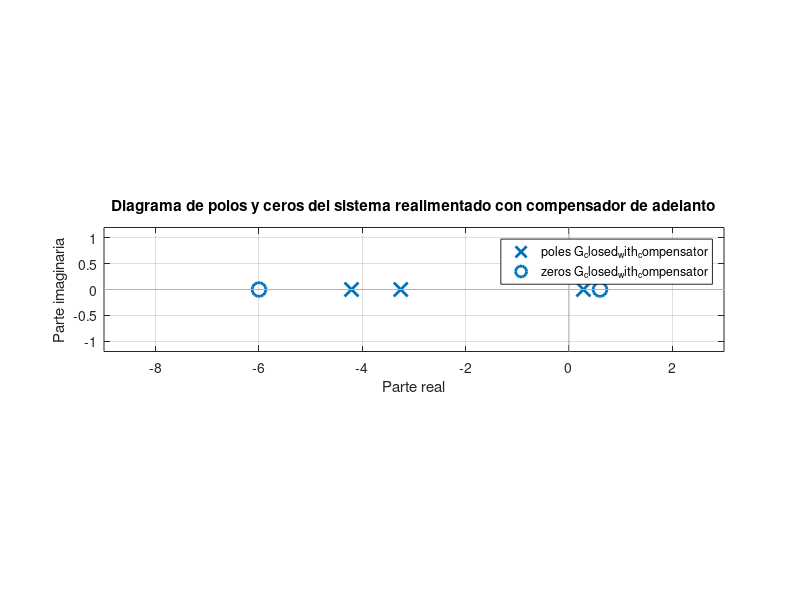
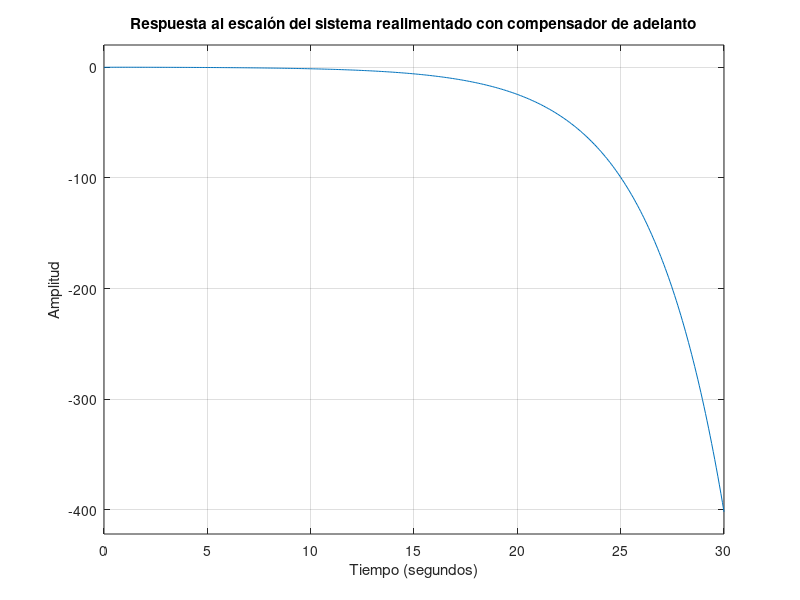
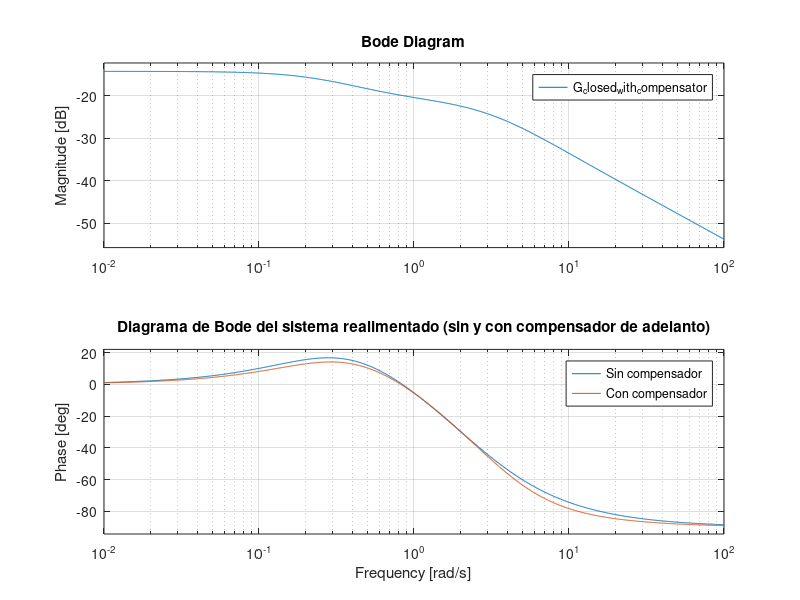

The MATLAB source for these figures, in order:
% Parámetros del sistema original
K = 12.7767; % Ganancia del controlador
sensor_gain = 6.36; % Ganancia del sensor

% Numeradores y denominadores de los sistemas
num_sensor = sensor_gain;
den_sensor = 1;

num_proceso = 0.28;
den_proceso = 5;

num_dinamica = 1;
den_dinamica = [3.5 1];

% Aproximación de Padé de primer orden para el retardo Td
num_pade1 = [1 -0.6];
den_pade1 = [1 0.6];

% Crear las funciones de transferencia del proceso
G_proceso = tf(num_proceso, den_proceso);
G_dinamica = tf(num_dinamica, den_dinamica);
G_pade1 = tf(num_pade1, den_pade1);
G_sensor = tf(num_sensor, den_sensor);

% Sistema en lazo abierto sin compensador
G_open = K * G_proceso * G_dinamica * G_pade1;

% Sistema en lazo cerrado sin compensador (realimentado por el sensor)
G_closed = feedback(G_open, G_sensor);

% Mostrar polos y ceros del sistema original sin compensador
[z, p, k] = zpkdata(G_closed, 'v');
disp('Ceros del sistema sin compensador:');
disp(z);
disp('Polos del sistema sin compensador:');
disp(p);

% Parámetros del compensador de adelanto
zero_c = [-6]; % Ajustar el cero del compensador
pole_c = [-5]; % Ajustar el polo del compensador

% Crear la función de transferencia del compensador de adelanto
G_compensador_adelanto = tf([1 -zero_c],[1 -pole_c]);


% Sistema en lazo abierto con compensador de adelanto
G_open_with_compensator = K * G_compensador_adelanto * G_proceso * G_dinamica * G_pade1;

% Sistema en lazo cerrado con compensador de adelanto y realimentación del sensor
G_closed_with_compensator = feedback(G_open_with_compensator, G_sensor);

% Obtener los ceros, polos y ganancia del sistema con compensador
[z_compensado, p_compensado, k_compensado] = zpkdata(G_closed_with_compensator, 'v');

% Mostrar ceros y polos del sistema compensado
disp('Ceros del sistema con compensador de adelanto:');
disp(z_compensado);
disp('Polos del sistema con compensador de adelanto:');
disp(p_compensado);

% Graficar los polos y ceros en el plano cartesiano con compensador
figure;
pzmap(G_closed_with_compensator); % Gráfico en el plano s
grid on;
title('Diagrama de polos y ceros del sistema realimentado con compensador de adelanto');
xlabel('Parte real');
ylabel('Parte imaginaria');
axis equal; % Escala igual para ambos ejes

% Graficar la respuesta al escalón del sistema con compensador
figure;
step(G_closed_with_compensator); % Gráfico de la respuesta al escalón
grid on;
title('Respuesta al escalón del sistema realimentado con compensador de adelanto');
xlabel('Tiempo (segundos)');
ylabel('Amplitud');

% Graficar el diagrama de Bode de amplitud y fase del sistema sin y con compensador
figure;
bode(G_closed); % Gráfico de Bode sin compensador
hold on;
bode(G_closed_with_compensator); % Gráfico de Bode con compensador
grid on;
legend('Sin compensador', 'Con compensador');
title('Diagrama de Bode del sistema realimentado (sin y con compensador de adelanto)');
hold off;
